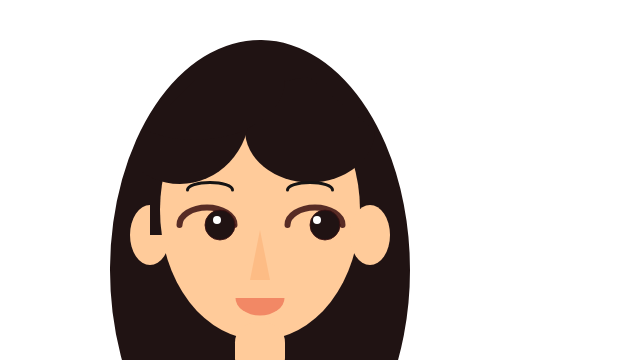
Frame 1 (no input)
Frame 60 (no input): identical to frame 1, image omitted
Frame 120 (the mouse pressed at the canvas centre since frame 60): identical to frame 1, image omitted

The p5.js sketch that drew this single still picture (run headless with seeded random() and noise() and a simulated clock; from frame 60 on, the mouse is pressed at the canvas centre):

// p5.js sketch
// ── sketch.js
/*
	self portrait v2
	by gwen
*/

// global scope
var x = 200; // statement
var y = 200;


function setup() {

	createCanvas(640, 360);
}

function draw () {
	background('white');

  //Hair
  noStroke()
  fill(32, 19, 19);
  arc(x + 60, y + 70, 300, 460, QUARTER_PI + HALF_PI, QUARTER_PI, OPEN);

  //Face 
  noStroke()
  fill('#ffcb9a');
  ellipse(x + 60, y + 10, 200, 260);

  //Ears
  arc(x - 50, y + 35, 40, 60, 0, PI + HALF_PI, PI + HALF_PI, OPEN);
  arc(x + 170, y + 35, 40, 60, 0, PI + PI, HALF_PI + PI);

  //Bang
  noStroke()
  fill(32, 19, 19);
  arc(x + 110, y - 70, 130, 105, 0, PI + HALF_PI, CHORD);
  arc(x - 20, y - 90, 140, 148, 0, 0.75 * Math.PI);
  arc(x - 5, y - 120, 180, 120, 0, 0.75 * Math.PI);

  //Eyebrows
  stroke(21, 19, 19);
  strokeWeight(3);
  noFill();
  arc(x + 10, y - 10, 45, 15, PI, TWO_PI, OPEN);
  arc(x + 110, y - 10, 45, 15, PI, TWO_PI, OPEN);

  //Eyeshadow
  stroke(62, 19, 19, 220);
  strokeWeight(6);
  arc(x + 7, y + 25, 55, 35, PI, TWO_PI, OPEN);
  arc(x + 115, y + 25, 55, 35, PI, TWO_PI, OPEN);

  //Eyes
  strokeWeight(1)
  fill(32, 19, 19);
  ellipse(x + 20, y + 25, 30, 30);
  ellipse(x + 125, y + 25, 30, 30);

  //Eyeballs
  noStroke()
  fill(255)
  ellipse(x + 17, y + 20, 8, 8);
  ellipse(x + 117, y + 20, 8, 8);

  //Nose
  fill('#fdbc85')
  triangle(x + 60, y + 30, x + 70, y + 80, x + 50, y + 80);

  //Mouth
  fill('#f28865');
  arc(x + 60, y + 98, 49, 35, 0, PI);


  //Neck
  rectMode(CENTER)
  fill('#ffcb9a')
  rect(x + 60, y + 150, 50, 55, 20);

}
